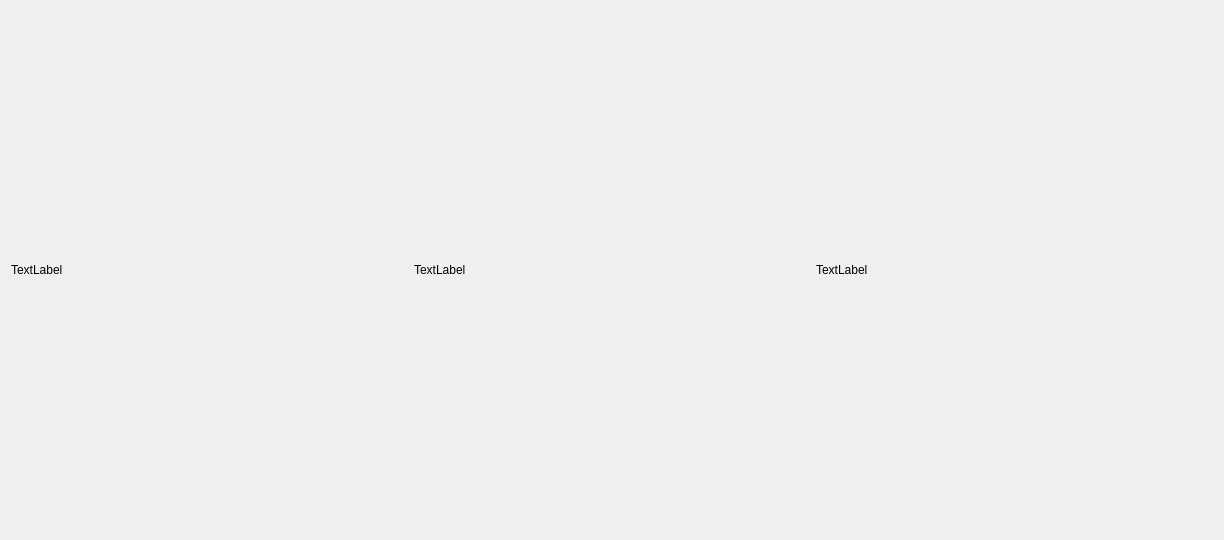
<?xml version="1.0" encoding="UTF-8"?>
<ui version="4.0">
 <class>OriginVideoWid</class>
 <widget class="QWidget" name="OriginVideoWid">
  <property name="geometry">
   <rect>
    <x>0</x>
    <y>0</y>
    <width>1224</width>
    <height>540</height>
   </rect>
  </property>
  <property name="windowTitle">
   <string>Form</string>
  </property>
  <layout class="QHBoxLayout" name="horizontalLayout">
   <item>
    <widget class="QLabel" name="label">
     <property name="text">
      <string>TextLabel</string>
     </property>
    </widget>
   </item>
   <item>
    <widget class="QLabel" name="label_2">
     <property name="text">
      <string>TextLabel</string>
     </property>
    </widget>
   </item>
   <item>
    <widget class="QLabel" name="label_3">
     <property name="text">
      <string>TextLabel</string>
     </property>
    </widget>
   </item>
  </layout>
 </widget>
 <resources/>
 <connections/>
</ui>
